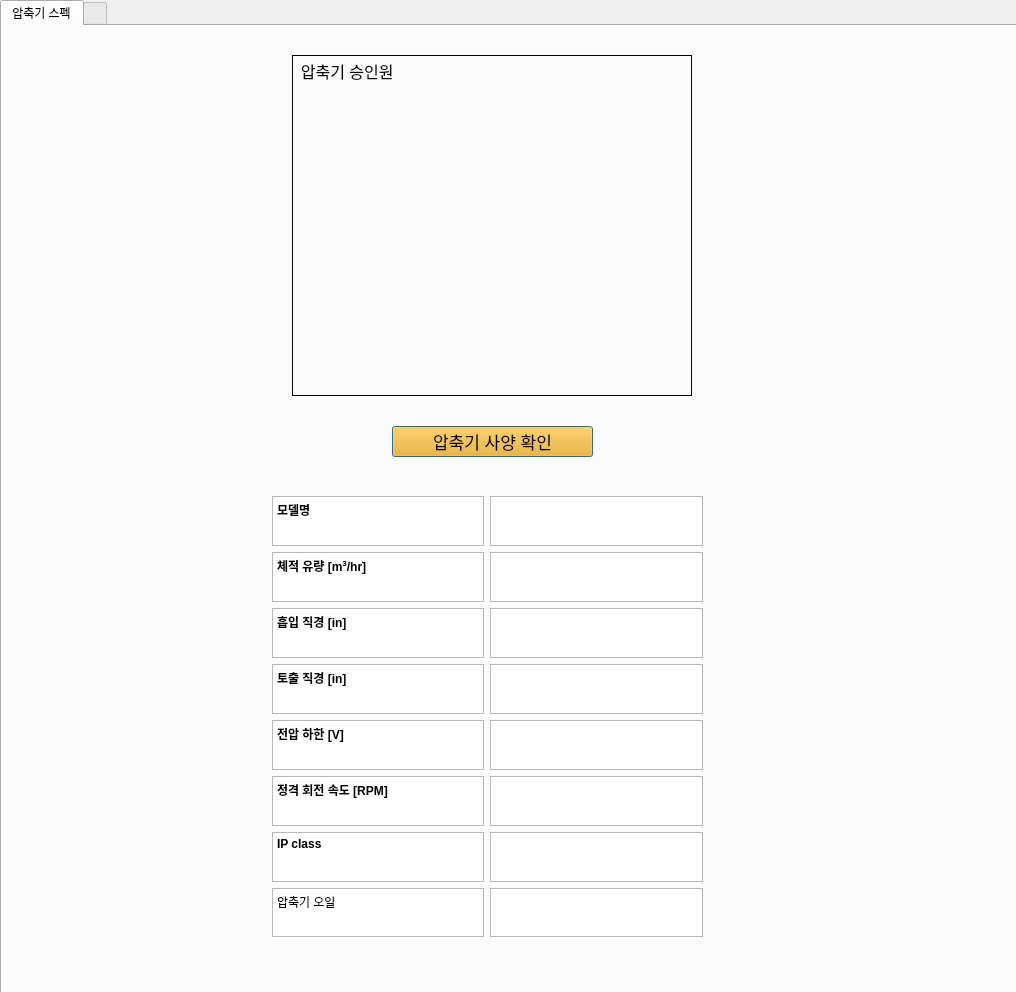
<?xml version="1.0" encoding="UTF-8"?>
<ui version="4.0">
 <class>Dialog</class>
 <widget class="QDialog" name="Dialog">
  <property name="geometry">
   <rect>
    <x>0</x>
    <y>0</y>
    <width>1016</width>
    <height>992</height>
   </rect>
  </property>
  <property name="windowTitle">
   <string>Dialog</string>
  </property>
  <widget class="QTabWidget" name="comp_tab">
   <property name="geometry">
    <rect>
     <x>0</x>
     <y>0</y>
     <width>1021</width>
     <height>1211</height>
    </rect>
   </property>
   <property name="currentIndex">
    <number>0</number>
   </property>
   <widget class="QWidget" name="bot_tab">
    <attribute name="title">
     <string>압축기 스펙</string>
    </attribute>
    <widget class="QLabel" name="operation_boundary">
     <property name="geometry">
      <rect>
       <x>290</x>
       <y>60</y>
       <width>400</width>
       <height>300</height>
      </rect>
     </property>
     <property name="frameShape">
      <enum>QFrame::Shape::NoFrame</enum>
     </property>
     <property name="text">
      <string/>
     </property>
     <property name="alignment">
      <set>Qt::AlignmentFlag::AlignCenter</set>
     </property>
    </widget>
    <widget class="QWidget" name="gridLayoutWidget">
     <property name="geometry">
      <rect>
       <x>270</x>
       <y>470</y>
       <width>431</width>
       <height>441</height>
      </rect>
     </property>
     <layout class="QGridLayout" name="gridLayout">
      <item row="7" column="0">
       <widget class="QTextBrowser" name="textBrowser_19">
        <property name="html">
         <string>&lt;!DOCTYPE HTML PUBLIC &quot;-//W3C//DTD HTML 4.0//EN&quot; &quot;http://www.w3.org/TR/REC-html40/strict.dtd&quot;&gt;
&lt;html&gt;&lt;head&gt;&lt;meta name=&quot;qrichtext&quot; content=&quot;1&quot; /&gt;&lt;meta charset=&quot;utf-8&quot; /&gt;&lt;style type=&quot;text/css&quot;&gt;
p, li { white-space: pre-wrap; }
hr { height: 1px; border-width: 0; }
li.unchecked::marker { content: &quot;\2610&quot;; }
li.checked::marker { content: &quot;\2612&quot;; }
&lt;/style&gt;&lt;/head&gt;&lt;body style=&quot; font-family:'맑은 고딕'; font-size:9pt; font-weight:400; font-style:normal;&quot;&gt;
&lt;p style=&quot; margin-top:0px; margin-bottom:0px; margin-left:0px; margin-right:0px; -qt-block-indent:0; text-indent:0px;&quot;&gt;&lt;span style=&quot; font-family:'Gulim';&quot;&gt;압축기 오일&lt;/span&gt;&lt;/p&gt;&lt;/body&gt;&lt;/html&gt;</string>
        </property>
       </widget>
      </item>
      <item row="3" column="0">
       <widget class="QTextBrowser" name="textBrowser_9">
        <property name="html">
         <string>&lt;!DOCTYPE HTML PUBLIC &quot;-//W3C//DTD HTML 4.0//EN&quot; &quot;http://www.w3.org/TR/REC-html40/strict.dtd&quot;&gt;
&lt;html&gt;&lt;head&gt;&lt;meta name=&quot;qrichtext&quot; content=&quot;1&quot; /&gt;&lt;meta charset=&quot;utf-8&quot; /&gt;&lt;style type=&quot;text/css&quot;&gt;
p, li { white-space: pre-wrap; }
hr { height: 1px; border-width: 0; }
li.unchecked::marker { content: &quot;\2610&quot;; }
li.checked::marker { content: &quot;\2612&quot;; }
&lt;/style&gt;&lt;/head&gt;&lt;body style=&quot; font-family:'맑은 고딕'; font-size:9pt; font-weight:400; font-style:normal;&quot;&gt;
&lt;p style=&quot; margin-top:0px; margin-bottom:0px; margin-left:0px; margin-right:0px; -qt-block-indent:0; text-indent:0px;&quot;&gt;&lt;span style=&quot; font-family:'Gulim'; font-weight:700;&quot;&gt;토출 직경 [in]&lt;/span&gt;&lt;/p&gt;&lt;/body&gt;&lt;/html&gt;</string>
        </property>
       </widget>
      </item>
      <item row="4" column="1">
       <widget class="QTextBrowser" name="voltage_text"/>
      </item>
      <item row="1" column="1">
       <widget class="QTextBrowser" name="volumeflow_text"/>
      </item>
      <item row="4" column="0">
       <widget class="QTextBrowser" name="textBrowser_11">
        <property name="html">
         <string>&lt;!DOCTYPE HTML PUBLIC &quot;-//W3C//DTD HTML 4.0//EN&quot; &quot;http://www.w3.org/TR/REC-html40/strict.dtd&quot;&gt;
&lt;html&gt;&lt;head&gt;&lt;meta name=&quot;qrichtext&quot; content=&quot;1&quot; /&gt;&lt;meta charset=&quot;utf-8&quot; /&gt;&lt;style type=&quot;text/css&quot;&gt;
p, li { white-space: pre-wrap; }
hr { height: 1px; border-width: 0; }
li.unchecked::marker { content: &quot;\2610&quot;; }
li.checked::marker { content: &quot;\2612&quot;; }
&lt;/style&gt;&lt;/head&gt;&lt;body style=&quot; font-family:'맑은 고딕'; font-size:9pt; font-weight:400; font-style:normal;&quot;&gt;
&lt;p style=&quot; margin-top:0px; margin-bottom:0px; margin-left:0px; margin-right:0px; -qt-block-indent:0; text-indent:0px;&quot;&gt;&lt;span style=&quot; font-family:'Gulim'; font-weight:700;&quot;&gt;전압 하한 [V]&lt;/span&gt;&lt;/p&gt;&lt;/body&gt;&lt;/html&gt;</string>
        </property>
       </widget>
      </item>
      <item row="6" column="1">
       <widget class="QTextBrowser" name="IPclass_text"/>
      </item>
      <item row="7" column="1">
       <widget class="QTextBrowser" name="oil_text"/>
      </item>
      <item row="2" column="1">
       <widget class="QTextBrowser" name="suction_text"/>
      </item>
      <item row="5" column="1">
       <widget class="QTextBrowser" name="rotation_text"/>
      </item>
      <item row="1" column="0">
       <widget class="QTextBrowser" name="textBrowser_2">
        <property name="html">
         <string>&lt;!DOCTYPE HTML PUBLIC &quot;-//W3C//DTD HTML 4.0//EN&quot; &quot;http://www.w3.org/TR/REC-html40/strict.dtd&quot;&gt;
&lt;html&gt;&lt;head&gt;&lt;meta name=&quot;qrichtext&quot; content=&quot;1&quot; /&gt;&lt;meta charset=&quot;utf-8&quot; /&gt;&lt;style type=&quot;text/css&quot;&gt;
p, li { white-space: pre-wrap; }
hr { height: 1px; border-width: 0; }
li.unchecked::marker { content: &quot;\2610&quot;; }
li.checked::marker { content: &quot;\2612&quot;; }
&lt;/style&gt;&lt;/head&gt;&lt;body style=&quot; font-family:'맑은 고딕'; font-size:9pt; font-weight:400; font-style:normal;&quot;&gt;
&lt;p style=&quot; margin-top:0px; margin-bottom:0px; margin-left:0px; margin-right:0px; -qt-block-indent:0; text-indent:0px;&quot;&gt;&lt;span style=&quot; font-family:'Gulim'; font-weight:700;&quot;&gt;체적 유량 [m&lt;/span&gt;&lt;span style=&quot; font-family:'Gulim'; font-weight:700; vertical-align:super;&quot;&gt;3&lt;/span&gt;&lt;span style=&quot; font-family:'Gulim'; font-weight:700;&quot;&gt;/hr]&lt;/span&gt;&lt;/p&gt;&lt;/body&gt;&lt;/html&gt;</string>
        </property>
       </widget>
      </item>
      <item row="0" column="1">
       <widget class="QTextBrowser" name="model_text"/>
      </item>
      <item row="3" column="1">
       <widget class="QTextBrowser" name="discharge_text"/>
      </item>
      <item row="0" column="0">
       <widget class="QTextBrowser" name="textBrowser">
        <property name="html">
         <string>&lt;!DOCTYPE HTML PUBLIC &quot;-//W3C//DTD HTML 4.0//EN&quot; &quot;http://www.w3.org/TR/REC-html40/strict.dtd&quot;&gt;
&lt;html&gt;&lt;head&gt;&lt;meta name=&quot;qrichtext&quot; content=&quot;1&quot; /&gt;&lt;meta charset=&quot;utf-8&quot; /&gt;&lt;style type=&quot;text/css&quot;&gt;
p, li { white-space: pre-wrap; }
hr { height: 1px; border-width: 0; }
li.unchecked::marker { content: &quot;\2610&quot;; }
li.checked::marker { content: &quot;\2612&quot;; }
&lt;/style&gt;&lt;/head&gt;&lt;body style=&quot; font-family:'맑은 고딕'; font-size:9pt; font-weight:400; font-style:normal;&quot;&gt;
&lt;p style=&quot; margin-top:0px; margin-bottom:0px; margin-left:0px; margin-right:0px; -qt-block-indent:0; text-indent:0px;&quot;&gt;&lt;span style=&quot; font-family:'Gulim'; font-weight:700;&quot;&gt;모델명&lt;/span&gt;&lt;/p&gt;&lt;/body&gt;&lt;/html&gt;</string>
        </property>
       </widget>
      </item>
      <item row="6" column="0">
       <widget class="QTextBrowser" name="textBrowser_17">
        <property name="html">
         <string>&lt;!DOCTYPE HTML PUBLIC &quot;-//W3C//DTD HTML 4.0//EN&quot; &quot;http://www.w3.org/TR/REC-html40/strict.dtd&quot;&gt;
&lt;html&gt;&lt;head&gt;&lt;meta name=&quot;qrichtext&quot; content=&quot;1&quot; /&gt;&lt;meta charset=&quot;utf-8&quot; /&gt;&lt;style type=&quot;text/css&quot;&gt;
p, li { white-space: pre-wrap; }
hr { height: 1px; border-width: 0; }
li.unchecked::marker { content: &quot;\2610&quot;; }
li.checked::marker { content: &quot;\2612&quot;; }
&lt;/style&gt;&lt;/head&gt;&lt;body style=&quot; font-family:'맑은 고딕'; font-size:9pt; font-weight:400; font-style:normal;&quot;&gt;
&lt;p style=&quot; margin-top:0px; margin-bottom:0px; margin-left:0px; margin-right:0px; -qt-block-indent:0; text-indent:0px;&quot;&gt;&lt;span style=&quot; font-family:'Gulim'; font-weight:700;&quot;&gt;IP class&lt;/span&gt;&lt;/p&gt;&lt;/body&gt;&lt;/html&gt;</string>
        </property>
       </widget>
      </item>
      <item row="5" column="0">
       <widget class="QTextBrowser" name="textBrowser_15">
        <property name="html">
         <string>&lt;!DOCTYPE HTML PUBLIC &quot;-//W3C//DTD HTML 4.0//EN&quot; &quot;http://www.w3.org/TR/REC-html40/strict.dtd&quot;&gt;
&lt;html&gt;&lt;head&gt;&lt;meta name=&quot;qrichtext&quot; content=&quot;1&quot; /&gt;&lt;meta charset=&quot;utf-8&quot; /&gt;&lt;style type=&quot;text/css&quot;&gt;
p, li { white-space: pre-wrap; }
hr { height: 1px; border-width: 0; }
li.unchecked::marker { content: &quot;\2610&quot;; }
li.checked::marker { content: &quot;\2612&quot;; }
&lt;/style&gt;&lt;/head&gt;&lt;body style=&quot; font-family:'맑은 고딕'; font-size:9pt; font-weight:400; font-style:normal;&quot;&gt;
&lt;p style=&quot; margin-top:0px; margin-bottom:0px; margin-left:0px; margin-right:0px; -qt-block-indent:0; text-indent:0px;&quot;&gt;&lt;span style=&quot; font-family:'Gulim'; font-weight:700;&quot;&gt;정격 회전 속도 [RPM]&lt;/span&gt;&lt;/p&gt;&lt;/body&gt;&lt;/html&gt;</string>
        </property>
       </widget>
      </item>
      <item row="2" column="0">
       <widget class="QTextBrowser" name="textBrowser_7">
        <property name="html">
         <string>&lt;!DOCTYPE HTML PUBLIC &quot;-//W3C//DTD HTML 4.0//EN&quot; &quot;http://www.w3.org/TR/REC-html40/strict.dtd&quot;&gt;
&lt;html&gt;&lt;head&gt;&lt;meta name=&quot;qrichtext&quot; content=&quot;1&quot; /&gt;&lt;meta charset=&quot;utf-8&quot; /&gt;&lt;style type=&quot;text/css&quot;&gt;
p, li { white-space: pre-wrap; }
hr { height: 1px; border-width: 0; }
li.unchecked::marker { content: &quot;\2610&quot;; }
li.checked::marker { content: &quot;\2612&quot;; }
&lt;/style&gt;&lt;/head&gt;&lt;body style=&quot; font-family:'맑은 고딕'; font-size:9pt; font-weight:400; font-style:normal;&quot;&gt;
&lt;p style=&quot; margin-top:0px; margin-bottom:0px; margin-left:0px; margin-right:0px; -qt-block-indent:0; text-indent:0px;&quot;&gt;&lt;span style=&quot; font-family:'Gulim'; font-weight:700;&quot;&gt;흡입 직경 [in]&lt;/span&gt;&lt;/p&gt;&lt;/body&gt;&lt;/html&gt;</string>
        </property>
       </widget>
      </item>
     </layout>
    </widget>
    <widget class="QLabel" name="label">
     <property name="geometry">
      <rect>
       <x>290</x>
       <y>30</y>
       <width>180</width>
       <height>30</height>
      </rect>
     </property>
     <property name="font">
      <font>
       <pointsize>12</pointsize>
      </font>
     </property>
     <property name="text">
      <string>  압축기 승인원</string>
     </property>
    </widget>
    <widget class="QLabel" name="label_2">
     <property name="geometry">
      <rect>
       <x>290</x>
       <y>29</y>
       <width>400</width>
       <height>341</height>
      </rect>
     </property>
     <property name="frameShape">
      <enum>QFrame::Shape::Box</enum>
     </property>
     <property name="text">
      <string/>
     </property>
    </widget>
    <widget class="QPushButton" name="comp_spec_btn">
     <property name="geometry">
      <rect>
       <x>390</x>
       <y>400</y>
       <width>201</width>
       <height>31</height>
      </rect>
     </property>
     <property name="font">
      <font>
       <pointsize>13</pointsize>
      </font>
     </property>
     <property name="styleSheet">
      <string notr="true">background-color: rgb(255, 170, 0)</string>
     </property>
     <property name="text">
      <string>압축기 사양 확인</string>
     </property>
    </widget>
   </widget>
   <widget class="QWidget" name="top_tab">
    <attribute name="title">
     <string/>
    </attribute>
    <widget class="QLabel" name="comp_picture_2">
     <property name="geometry">
      <rect>
       <x>150</x>
       <y>0</y>
       <width>220</width>
       <height>180</height>
      </rect>
     </property>
     <property name="text">
      <string/>
     </property>
    </widget>
    <widget class="QLabel" name="operation_boundary_2">
     <property name="geometry">
      <rect>
       <x>100</x>
       <y>180</y>
       <width>300</width>
       <height>200</height>
      </rect>
     </property>
     <property name="text">
      <string/>
     </property>
    </widget>
    <widget class="QWidget" name="gridLayoutWidget_2">
     <property name="geometry">
      <rect>
       <x>30</x>
       <y>400</y>
       <width>431</width>
       <height>766</height>
      </rect>
     </property>
     <layout class="QGridLayout" name="gridLayout_2">
      <item row="5" column="0">
       <widget class="QTextBrowser" name="textBrowser_12">
        <property name="html">
         <string>&lt;!DOCTYPE HTML PUBLIC &quot;-//W3C//DTD HTML 4.0//EN&quot; &quot;http://www.w3.org/TR/REC-html40/strict.dtd&quot;&gt;
&lt;html&gt;&lt;head&gt;&lt;meta name=&quot;qrichtext&quot; content=&quot;1&quot; /&gt;&lt;meta charset=&quot;utf-8&quot; /&gt;&lt;style type=&quot;text/css&quot;&gt;
p, li { white-space: pre-wrap; }
hr { height: 1px; border-width: 0; }
li.unchecked::marker { content: &quot;\2610&quot;; }
li.checked::marker { content: &quot;\2612&quot;; }
&lt;/style&gt;&lt;/head&gt;&lt;body style=&quot; font-family:'맑은 고딕'; font-size:9pt; font-weight:400; font-style:normal;&quot;&gt;
&lt;p style=&quot; margin-top:0px; margin-bottom:0px; margin-left:0px; margin-right:0px; -qt-block-indent:0; text-indent:0px;&quot;&gt;&lt;span style=&quot; font-family:'Gulim';&quot;&gt;전압 하한 [V]&lt;/span&gt;&lt;/p&gt;&lt;/body&gt;&lt;/html&gt;</string>
        </property>
       </widget>
      </item>
      <item row="6" column="0">
       <widget class="QTextBrowser" name="textBrowser_14">
        <property name="html">
         <string>&lt;!DOCTYPE HTML PUBLIC &quot;-//W3C//DTD HTML 4.0//EN&quot; &quot;http://www.w3.org/TR/REC-html40/strict.dtd&quot;&gt;
&lt;html&gt;&lt;head&gt;&lt;meta name=&quot;qrichtext&quot; content=&quot;1&quot; /&gt;&lt;meta charset=&quot;utf-8&quot; /&gt;&lt;style type=&quot;text/css&quot;&gt;
p, li { white-space: pre-wrap; }
hr { height: 1px; border-width: 0; }
li.unchecked::marker { content: &quot;\2610&quot;; }
li.checked::marker { content: &quot;\2612&quot;; }
&lt;/style&gt;&lt;/head&gt;&lt;body style=&quot; font-family:'맑은 고딕'; font-size:9pt; font-weight:400; font-style:normal;&quot;&gt;
&lt;p style=&quot; margin-top:0px; margin-bottom:0px; margin-left:0px; margin-right:0px; -qt-block-indent:0; text-indent:0px;&quot;&gt;&lt;span style=&quot; font-family:'Gulim';&quot;&gt;전압 상한 [V]&lt;/span&gt;&lt;/p&gt;&lt;/body&gt;&lt;/html&gt;</string>
        </property>
       </widget>
      </item>
      <item row="9" column="0">
       <widget class="QTextBrowser" name="textBrowser_20">
        <property name="html">
         <string>&lt;!DOCTYPE HTML PUBLIC &quot;-//W3C//DTD HTML 4.0//EN&quot; &quot;http://www.w3.org/TR/REC-html40/strict.dtd&quot;&gt;
&lt;html&gt;&lt;head&gt;&lt;meta name=&quot;qrichtext&quot; content=&quot;1&quot; /&gt;&lt;meta charset=&quot;utf-8&quot; /&gt;&lt;style type=&quot;text/css&quot;&gt;
p, li { white-space: pre-wrap; }
hr { height: 1px; border-width: 0; }
li.unchecked::marker { content: &quot;\2610&quot;; }
li.checked::marker { content: &quot;\2612&quot;; }
&lt;/style&gt;&lt;/head&gt;&lt;body style=&quot; font-family:'맑은 고딕'; font-size:9pt; font-weight:400; font-style:normal;&quot;&gt;
&lt;p style=&quot; margin-top:0px; margin-bottom:0px; margin-left:0px; margin-right:0px; -qt-block-indent:0; text-indent:0px;&quot;&gt;&lt;span style=&quot; font-family:'Gulim';&quot;&gt;압축기 오일&lt;/span&gt;&lt;/p&gt;&lt;/body&gt;&lt;/html&gt;</string>
        </property>
       </widget>
      </item>
      <item row="6" column="1">
       <widget class="QTextBrowser" name="voltage_high_text_2"/>
      </item>
      <item row="3" column="0">
       <widget class="QTextBrowser" name="textBrowser_8">
        <property name="html">
         <string>&lt;!DOCTYPE HTML PUBLIC &quot;-//W3C//DTD HTML 4.0//EN&quot; &quot;http://www.w3.org/TR/REC-html40/strict.dtd&quot;&gt;
&lt;html&gt;&lt;head&gt;&lt;meta name=&quot;qrichtext&quot; content=&quot;1&quot; /&gt;&lt;meta charset=&quot;utf-8&quot; /&gt;&lt;style type=&quot;text/css&quot;&gt;
p, li { white-space: pre-wrap; }
hr { height: 1px; border-width: 0; }
li.unchecked::marker { content: &quot;\2610&quot;; }
li.checked::marker { content: &quot;\2612&quot;; }
&lt;/style&gt;&lt;/head&gt;&lt;body style=&quot; font-family:'맑은 고딕'; font-size:9pt; font-weight:400; font-style:normal;&quot;&gt;
&lt;p style=&quot; margin-top:0px; margin-bottom:0px; margin-left:0px; margin-right:0px; -qt-block-indent:0; text-indent:0px;&quot;&gt;&lt;span style=&quot; font-family:'Gulim';&quot;&gt;흡입 직경 [in]&lt;/span&gt;&lt;/p&gt;&lt;/body&gt;&lt;/html&gt;</string>
        </property>
       </widget>
      </item>
      <item row="1" column="0">
       <widget class="QTextBrowser" name="textBrowser_3">
        <property name="html">
         <string>&lt;!DOCTYPE HTML PUBLIC &quot;-//W3C//DTD HTML 4.0//EN&quot; &quot;http://www.w3.org/TR/REC-html40/strict.dtd&quot;&gt;
&lt;html&gt;&lt;head&gt;&lt;meta name=&quot;qrichtext&quot; content=&quot;1&quot; /&gt;&lt;meta charset=&quot;utf-8&quot; /&gt;&lt;style type=&quot;text/css&quot;&gt;
p, li { white-space: pre-wrap; }
hr { height: 1px; border-width: 0; }
li.unchecked::marker { content: &quot;\2610&quot;; }
li.checked::marker { content: &quot;\2612&quot;; }
&lt;/style&gt;&lt;/head&gt;&lt;body style=&quot; font-family:'맑은 고딕'; font-size:9pt; font-weight:400; font-style:normal;&quot;&gt;
&lt;p style=&quot; margin-top:0px; margin-bottom:0px; margin-left:0px; margin-right:0px; -qt-block-indent:0; text-indent:0px;&quot;&gt;&lt;span style=&quot; font-family:'Gulim';&quot;&gt;체적 유량 [m&lt;/span&gt;&lt;span style=&quot; font-family:'Gulim'; vertical-align:super;&quot;&gt;3&lt;/span&gt;&lt;span style=&quot; font-family:'Gulim';&quot;&gt;/hr]&lt;/span&gt;&lt;/p&gt;&lt;/body&gt;&lt;/html&gt;</string>
        </property>
       </widget>
      </item>
      <item row="7" column="0">
       <widget class="QTextBrowser" name="textBrowser_16">
        <property name="html">
         <string>&lt;!DOCTYPE HTML PUBLIC &quot;-//W3C//DTD HTML 4.0//EN&quot; &quot;http://www.w3.org/TR/REC-html40/strict.dtd&quot;&gt;
&lt;html&gt;&lt;head&gt;&lt;meta name=&quot;qrichtext&quot; content=&quot;1&quot; /&gt;&lt;meta charset=&quot;utf-8&quot; /&gt;&lt;style type=&quot;text/css&quot;&gt;
p, li { white-space: pre-wrap; }
hr { height: 1px; border-width: 0; }
li.unchecked::marker { content: &quot;\2610&quot;; }
li.checked::marker { content: &quot;\2612&quot;; }
&lt;/style&gt;&lt;/head&gt;&lt;body style=&quot; font-family:'맑은 고딕'; font-size:9pt; font-weight:400; font-style:normal;&quot;&gt;
&lt;p style=&quot; margin-top:0px; margin-bottom:0px; margin-left:0px; margin-right:0px; -qt-block-indent:0; text-indent:0px;&quot;&gt;&lt;span style=&quot; font-family:'Gulim';&quot;&gt;정격 회전 속도 [RPM]&lt;/span&gt;&lt;/p&gt;&lt;/body&gt;&lt;/html&gt;</string>
        </property>
       </widget>
      </item>
      <item row="8" column="0">
       <widget class="QTextBrowser" name="textBrowser_18">
        <property name="html">
         <string>&lt;!DOCTYPE HTML PUBLIC &quot;-//W3C//DTD HTML 4.0//EN&quot; &quot;http://www.w3.org/TR/REC-html40/strict.dtd&quot;&gt;
&lt;html&gt;&lt;head&gt;&lt;meta name=&quot;qrichtext&quot; content=&quot;1&quot; /&gt;&lt;meta charset=&quot;utf-8&quot; /&gt;&lt;style type=&quot;text/css&quot;&gt;
p, li { white-space: pre-wrap; }
hr { height: 1px; border-width: 0; }
li.unchecked::marker { content: &quot;\2610&quot;; }
li.checked::marker { content: &quot;\2612&quot;; }
&lt;/style&gt;&lt;/head&gt;&lt;body style=&quot; font-family:'맑은 고딕'; font-size:9pt; font-weight:400; font-style:normal;&quot;&gt;
&lt;p style=&quot; margin-top:0px; margin-bottom:0px; margin-left:0px; margin-right:0px; -qt-block-indent:0; text-indent:0px;&quot;&gt;&lt;span style=&quot; font-family:'Gulim';&quot;&gt;IP class&lt;/span&gt;&lt;/p&gt;&lt;/body&gt;&lt;/html&gt;</string>
        </property>
       </widget>
      </item>
      <item row="7" column="1">
       <widget class="QTextBrowser" name="rotation_text_2"/>
      </item>
      <item row="4" column="0">
       <widget class="QTextBrowser" name="textBrowser_10">
        <property name="html">
         <string>&lt;!DOCTYPE HTML PUBLIC &quot;-//W3C//DTD HTML 4.0//EN&quot; &quot;http://www.w3.org/TR/REC-html40/strict.dtd&quot;&gt;
&lt;html&gt;&lt;head&gt;&lt;meta name=&quot;qrichtext&quot; content=&quot;1&quot; /&gt;&lt;meta charset=&quot;utf-8&quot; /&gt;&lt;style type=&quot;text/css&quot;&gt;
p, li { white-space: pre-wrap; }
hr { height: 1px; border-width: 0; }
li.unchecked::marker { content: &quot;\2610&quot;; }
li.checked::marker { content: &quot;\2612&quot;; }
&lt;/style&gt;&lt;/head&gt;&lt;body style=&quot; font-family:'맑은 고딕'; font-size:9pt; font-weight:400; font-style:normal;&quot;&gt;
&lt;p style=&quot; margin-top:0px; margin-bottom:0px; margin-left:0px; margin-right:0px; -qt-block-indent:0; text-indent:0px;&quot;&gt;&lt;span style=&quot; font-family:'Gulim';&quot;&gt;토출 직경 [in]&lt;/span&gt;&lt;/p&gt;&lt;/body&gt;&lt;/html&gt;</string>
        </property>
       </widget>
      </item>
      <item row="0" column="1">
       <widget class="QTextBrowser" name="model_text_2"/>
      </item>
      <item row="0" column="0">
       <widget class="QTextBrowser" name="textBrowser_4">
        <property name="html">
         <string>&lt;!DOCTYPE HTML PUBLIC &quot;-//W3C//DTD HTML 4.0//EN&quot; &quot;http://www.w3.org/TR/REC-html40/strict.dtd&quot;&gt;
&lt;html&gt;&lt;head&gt;&lt;meta name=&quot;qrichtext&quot; content=&quot;1&quot; /&gt;&lt;meta charset=&quot;utf-8&quot; /&gt;&lt;style type=&quot;text/css&quot;&gt;
p, li { white-space: pre-wrap; }
hr { height: 1px; border-width: 0; }
li.unchecked::marker { content: &quot;\2610&quot;; }
li.checked::marker { content: &quot;\2612&quot;; }
&lt;/style&gt;&lt;/head&gt;&lt;body style=&quot; font-family:'맑은 고딕'; font-size:9pt; font-weight:400; font-style:normal;&quot;&gt;
&lt;p style=&quot; margin-top:0px; margin-bottom:0px; margin-left:0px; margin-right:0px; -qt-block-indent:0; text-indent:0px;&quot;&gt;&lt;span style=&quot; font-family:'Gulim';&quot;&gt;모델명&lt;/span&gt;&lt;/p&gt;&lt;/body&gt;&lt;/html&gt;</string>
        </property>
       </widget>
      </item>
      <item row="5" column="1">
       <widget class="QTextBrowser" name="voltage_low_text_2"/>
      </item>
      <item row="9" column="1">
       <widget class="QTextBrowser" name="oil_text_2"/>
      </item>
      <item row="2" column="1">
       <widget class="QTextBrowser" name="weight_text_2"/>
      </item>
      <item row="1" column="1">
       <widget class="QTextBrowser" name="volumeflow_text_2"/>
      </item>
      <item row="2" column="0">
       <widget class="QTextBrowser" name="textBrowser_6">
        <property name="html">
         <string>&lt;!DOCTYPE HTML PUBLIC &quot;-//W3C//DTD HTML 4.0//EN&quot; &quot;http://www.w3.org/TR/REC-html40/strict.dtd&quot;&gt;
&lt;html&gt;&lt;head&gt;&lt;meta name=&quot;qrichtext&quot; content=&quot;1&quot; /&gt;&lt;meta charset=&quot;utf-8&quot; /&gt;&lt;style type=&quot;text/css&quot;&gt;
p, li { white-space: pre-wrap; }
hr { height: 1px; border-width: 0; }
li.unchecked::marker { content: &quot;\2610&quot;; }
li.checked::marker { content: &quot;\2612&quot;; }
&lt;/style&gt;&lt;/head&gt;&lt;body style=&quot; font-family:'맑은 고딕'; font-size:9pt; font-weight:400; font-style:normal;&quot;&gt;
&lt;p style=&quot; margin-top:0px; margin-bottom:0px; margin-left:0px; margin-right:0px; -qt-block-indent:0; text-indent:0px;&quot;&gt;&lt;span style=&quot; font-family:'Gulim';&quot;&gt;무게 [kg]&lt;/span&gt;&lt;/p&gt;&lt;/body&gt;&lt;/html&gt;</string>
        </property>
       </widget>
      </item>
      <item row="8" column="1">
       <widget class="QTextBrowser" name="IPclass_text_2"/>
      </item>
      <item row="3" column="1">
       <widget class="QTextBrowser" name="suction_text_2"/>
      </item>
      <item row="4" column="1">
       <widget class="QTextBrowser" name="discharge_text_2"/>
      </item>
     </layout>
    </widget>
   </widget>
  </widget>
 </widget>
 <resources/>
 <connections/>
</ui>
